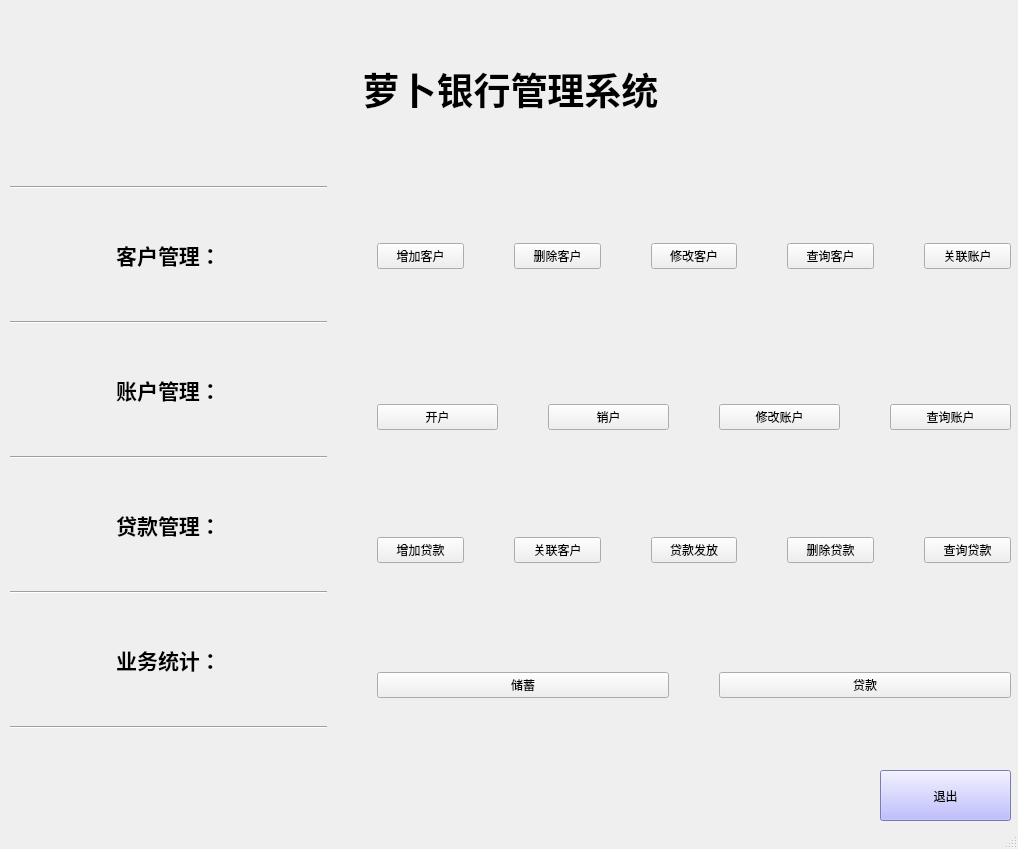
<?xml version="1.0" encoding="UTF-8"?>
<ui version="4.0">
 <class>MainWindow</class>
 <widget class="QMainWindow" name="MainWindow">
  <property name="geometry">
   <rect>
    <x>0</x>
    <y>0</y>
    <width>1018</width>
    <height>849</height>
   </rect>
  </property>
  <property name="windowTitle">
   <string>MainWindow</string>
  </property>
  <widget class="QWidget" name="centralwidget">
   <widget class="QWidget" name="layoutWidget">
    <property name="geometry">
     <rect>
      <x>10</x>
      <y>0</y>
      <width>1001</width>
      <height>781</height>
     </rect>
    </property>
    <layout class="QGridLayout" name="gridLayout_3">
     <item row="0" column="0">
      <widget class="QLabel" name="label">
       <property name="enabled">
        <bool>true</bool>
       </property>
       <property name="maximumSize">
        <size>
         <width>16777215</width>
         <height>80</height>
        </size>
       </property>
       <property name="styleSheet">
        <string notr="true">font: 20pt &quot;楷体&quot;;</string>
       </property>
       <property name="text">
        <string>&lt;html&gt;&lt;head/&gt;&lt;body&gt;&lt;p align=&quot;center&quot;&gt;&lt;span style=&quot; font-size:28pt; font-weight:600;&quot;&gt;萝卜银行管理系统&lt;/span&gt;&lt;/p&gt;&lt;/body&gt;&lt;/html&gt;</string>
       </property>
       <property name="alignment">
        <set>Qt::AlignCenter</set>
       </property>
      </widget>
     </item>
     <item row="1" column="0">
      <layout class="QGridLayout" name="gridLayout_2">
       <property name="spacing">
        <number>50</number>
       </property>
       <item row="2" column="0">
        <layout class="QGridLayout" name="gridLayout">
         <property name="verticalSpacing">
          <number>50</number>
         </property>
         <item row="2" column="1" colspan="2">
          <layout class="QHBoxLayout" name="horizontalLayout_3">
           <item>
            <widget class="QPushButton" name="pushButton_9">
             <property name="styleSheet">
              <string notr="true">font: 16pt &quot;Agency FB&quot;;增加</string>
             </property>
             <property name="text">
              <string>增加贷款</string>
             </property>
            </widget>
           </item>
           <item>
            <widget class="QPushButton" name="pushButton_16">
             <property name="styleSheet">
              <string notr="true">font: 16pt &quot;Agency FB&quot;;增加</string>
             </property>
             <property name="text">
              <string>关联客户</string>
             </property>
            </widget>
           </item>
           <item>
            <widget class="QPushButton" name="pushButton_17">
             <property name="styleSheet">
              <string notr="true">font: 16pt &quot;Agency FB&quot;;增加</string>
             </property>
             <property name="text">
              <string>贷款发放</string>
             </property>
            </widget>
           </item>
           <item>
            <widget class="QPushButton" name="pushButton_10">
             <property name="styleSheet">
              <string notr="true">font: 16pt &quot;Agency FB&quot;;增加</string>
             </property>
             <property name="text">
              <string>删除贷款</string>
             </property>
            </widget>
           </item>
           <item>
            <widget class="QPushButton" name="pushButton_12">
             <property name="styleSheet">
              <string notr="true">font: 16pt &quot;Agency FB&quot;;增加</string>
             </property>
             <property name="text">
              <string>查询贷款</string>
             </property>
            </widget>
           </item>
          </layout>
         </item>
         <item row="0" column="0" rowspan="4">
          <layout class="QVBoxLayout" name="verticalLayout">
           <item>
            <widget class="Line" name="line_4">
             <property name="orientation">
              <enum>Qt::Horizontal</enum>
             </property>
            </widget>
           </item>
           <item>
            <widget class="QLabel" name="label_2">
             <property name="text">
              <string>&lt;html&gt;&lt;head/&gt;&lt;body&gt;&lt;p align=&quot;center&quot;&gt;&lt;span style=&quot; font-size:16pt; font-weight:600;&quot;&gt;客户管理：&lt;/span&gt;&lt;/p&gt;&lt;/body&gt;&lt;/html&gt;</string>
             </property>
            </widget>
           </item>
           <item>
            <widget class="Line" name="line">
             <property name="orientation">
              <enum>Qt::Horizontal</enum>
             </property>
            </widget>
           </item>
           <item>
            <widget class="QLabel" name="label_3">
             <property name="text">
              <string>&lt;html&gt;&lt;head/&gt;&lt;body&gt;&lt;p align=&quot;center&quot;&gt;&lt;span style=&quot; font-size:16pt; font-weight:600;&quot;&gt;账户管理：&lt;/span&gt;&lt;/p&gt;&lt;/body&gt;&lt;/html&gt;</string>
             </property>
            </widget>
           </item>
           <item>
            <widget class="Line" name="line_2">
             <property name="orientation">
              <enum>Qt::Horizontal</enum>
             </property>
            </widget>
           </item>
           <item>
            <widget class="QLabel" name="label_4">
             <property name="text">
              <string>&lt;html&gt;&lt;head/&gt;&lt;body&gt;&lt;p align=&quot;center&quot;&gt;&lt;span style=&quot; font-size:16pt; font-weight:600;&quot;&gt;贷款管理：&lt;/span&gt;&lt;/p&gt;&lt;/body&gt;&lt;/html&gt;</string>
             </property>
            </widget>
           </item>
           <item>
            <widget class="Line" name="line_3">
             <property name="orientation">
              <enum>Qt::Horizontal</enum>
             </property>
            </widget>
           </item>
           <item>
            <widget class="QLabel" name="label_5">
             <property name="text">
              <string>&lt;html&gt;&lt;head/&gt;&lt;body&gt;&lt;p align=&quot;center&quot;&gt;&lt;span style=&quot; font-size:16pt; font-weight:600;&quot;&gt;业务统计：&lt;/span&gt;&lt;/p&gt;&lt;/body&gt;&lt;/html&gt;</string>
             </property>
            </widget>
           </item>
           <item>
            <widget class="Line" name="line_5">
             <property name="orientation">
              <enum>Qt::Horizontal</enum>
             </property>
            </widget>
           </item>
          </layout>
         </item>
         <item row="1" column="1" colspan="2">
          <layout class="QHBoxLayout" name="horizontalLayout_2">
           <item>
            <widget class="QPushButton" name="pushButton_5">
             <property name="styleSheet">
              <string notr="true">font: 16pt &quot;Agency FB&quot;;增加</string>
             </property>
             <property name="text">
              <string>开户</string>
             </property>
            </widget>
           </item>
           <item>
            <widget class="QPushButton" name="pushButton_6">
             <property name="styleSheet">
              <string notr="true">font: 16pt &quot;Agency FB&quot;;增加</string>
             </property>
             <property name="text">
              <string>销户</string>
             </property>
            </widget>
           </item>
           <item>
            <widget class="QPushButton" name="pushButton_7">
             <property name="styleSheet">
              <string notr="true">font: 16pt &quot;Agency FB&quot;;增加</string>
             </property>
             <property name="text">
              <string>修改账户</string>
             </property>
            </widget>
           </item>
           <item>
            <widget class="QPushButton" name="pushButton_8">
             <property name="styleSheet">
              <string notr="true">font: 16pt &quot;Agency FB&quot;;增加</string>
             </property>
             <property name="text">
              <string>查询账户</string>
             </property>
            </widget>
           </item>
          </layout>
         </item>
         <item row="0" column="1" colspan="2">
          <layout class="QHBoxLayout" name="horizontalLayout">
           <item>
            <widget class="QPushButton" name="pushButton">
             <property name="styleSheet">
              <string notr="true">font: 16pt &quot;Agency FB&quot;;增加</string>
             </property>
             <property name="text">
              <string>增加客户</string>
             </property>
            </widget>
           </item>
           <item>
            <widget class="QPushButton" name="pushButton_2">
             <property name="styleSheet">
              <string notr="true">font: 16pt &quot;Agency FB&quot;;增加</string>
             </property>
             <property name="text">
              <string>删除客户</string>
             </property>
            </widget>
           </item>
           <item>
            <widget class="QPushButton" name="pushButton_3">
             <property name="styleSheet">
              <string notr="true">font: 16pt &quot;Agency FB&quot;;增加</string>
             </property>
             <property name="text">
              <string>修改客户</string>
             </property>
            </widget>
           </item>
           <item>
            <widget class="QPushButton" name="pushButton_4">
             <property name="styleSheet">
              <string notr="true">font: 16pt &quot;Agency FB&quot;;增加</string>
             </property>
             <property name="text">
              <string>查询客户</string>
             </property>
            </widget>
           </item>
           <item>
            <widget class="QPushButton" name="pushButton_15">
             <property name="styleSheet">
              <string notr="true">font: 16pt &quot;Agency FB&quot;;增加</string>
             </property>
             <property name="text">
              <string>关联账户</string>
             </property>
            </widget>
           </item>
          </layout>
         </item>
         <item row="3" column="1" colspan="2">
          <layout class="QHBoxLayout" name="horizontalLayout_4">
           <item>
            <widget class="QPushButton" name="pushButton_11">
             <property name="styleSheet">
              <string notr="true">font: 16pt &quot;Agency FB&quot;;增加</string>
             </property>
             <property name="text">
              <string>储蓄</string>
             </property>
            </widget>
           </item>
           <item>
            <widget class="QPushButton" name="pushButton_14">
             <property name="styleSheet">
              <string notr="true">font: 16pt &quot;Agency FB&quot;;增加</string>
             </property>
             <property name="text">
              <string>贷款</string>
             </property>
            </widget>
           </item>
          </layout>
         </item>
        </layout>
       </item>
      </layout>
     </item>
    </layout>
   </widget>
   <widget class="QPushButton" name="pushButton_13">
    <property name="geometry">
     <rect>
      <x>880</x>
      <y>770</y>
      <width>131</width>
      <height>51</height>
     </rect>
    </property>
    <property name="styleSheet">
     <string notr="true">background-color: rgb(170, 170, 255);
font: 10pt &quot;Algerian&quot;;</string>
    </property>
    <property name="text">
     <string>退出</string>
    </property>
   </widget>
  </widget>
  <widget class="QStatusBar" name="statusbar"/>
 </widget>
 <resources/>
 <connections>
  <connection>
   <sender>pushButton_13</sender>
   <signal>clicked()</signal>
   <receiver>MainWindow</receiver>
   <slot>close()</slot>
   <hints>
    <hint type="sourcelabel">
     <x>919</x>
     <y>791</y>
    </hint>
    <hint type="destinationlabel">
     <x>739</x>
     <y>786</y>
    </hint>
   </hints>
  </connection>
 </connections>
</ui>
